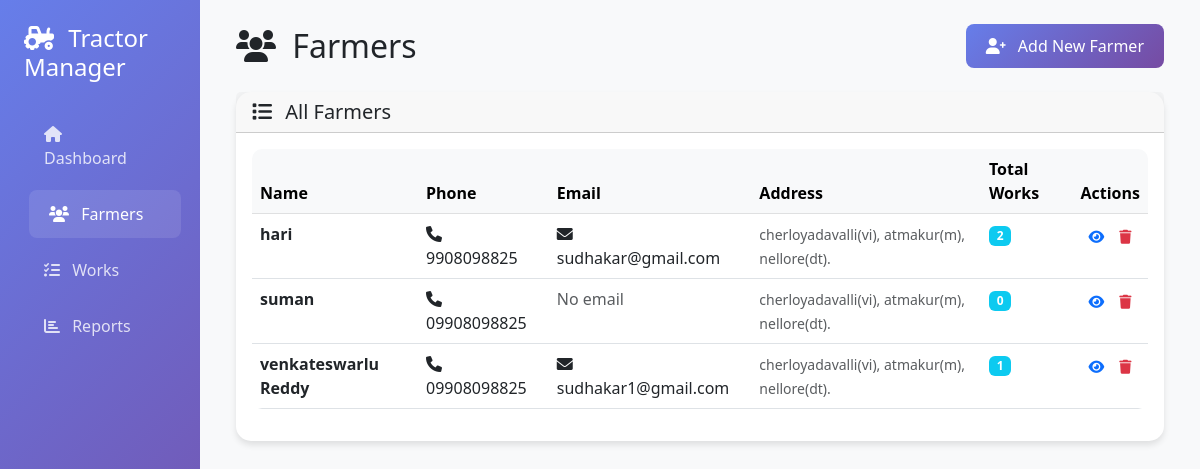
Before: /farmers with the older database file.
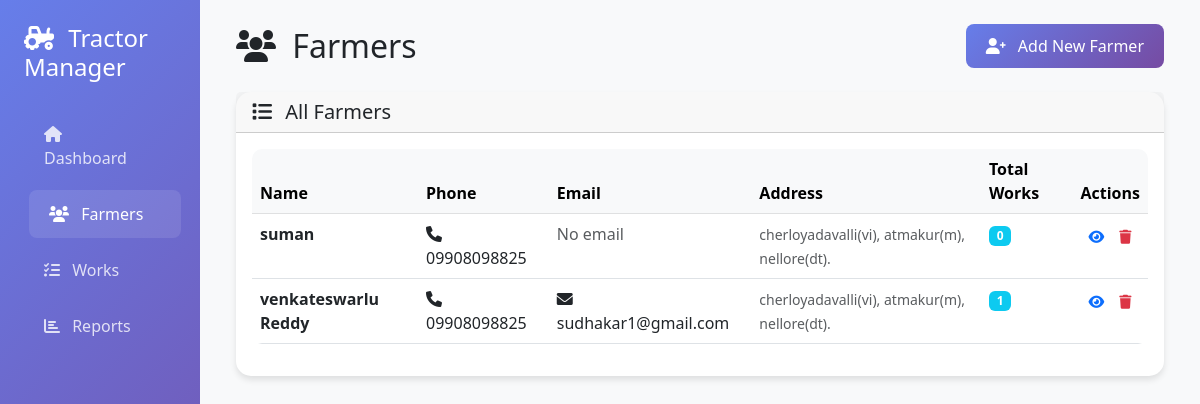
After: the same page with the newer database file.
### app.py (models this page shows)
class Farmer(db.Model):
    id = db.Column(db.Integer, primary_key=True)
    name = db.Column(db.String(100), nullable=False)
    phone = db.Column(db.String(20), nullable=False)
    email = db.Column(db.String(120), unique=True, nullable=True)
    address = db.Column(db.Text, nullable=False)
    created_at = db.Column(db.DateTime, default=datetime.utcnow)
    works = db.relationship('TractorWork', backref='farmer', lazy=True)

### app.py (the view)
@app.route('/farmers')
def farmers():
    farmers_list = Farmer.query.order_by(Farmer.name).all()
    return render_template('farmers.html', farmers=farmers_list)

### templates/farmers.html (shortened to what this page needs)
{% extends "base.html" %}
{% block content %}
<div class="row mb-4">
    <div class="col-12 d-flex justify-content-between align-items-center">
        <h2 class="mb-0">
            <i class="fas fa-users me-2"></i>
            Farmers
        </h2>
        <a href="{{ url_for('add_farmer') }}" class="btn btn-primary">
            <i class="fas fa-user-plus me-2"></i>
            Add New Farmer
        </a>
    </div>
</div>
<div class="row">
    <div class="col-12">
        <div class="card">
            <div class="card-header">
                <h5 class="mb-0">
                    <i class="fas fa-list me-2"></i>
                    All Farmers
                </h5>
            </div>
            <div class="card-body">
                {% if farmers %}
                <div class="table-responsive">
                    <table class="table table-hover">
                        <thead class="table-light">
                            <tr>
                                <th>Name</th>
                                <th>Phone</th>
                                <th>Email</th>
                                <th>Address</th>
                                <th>Total Works</th>
                                <th>Actions</th>
                            </tr>
                        </thead>
                        <tbody>
                            {% for farmer in farmers %}
                            <tr>
                                <td>
                                    <strong>{{ farmer.name }}</strong>
                                </td>
                                <td>
                                    <i class="fas fa-phone me-1"></i>
                                    {{ farmer.phone }}
                                </td>
                                <td>
                                    {% if farmer.email %}
                                    <i class="fas fa-envelope me-1"></i>
                                    {{ farmer.email }}
                                    {% else %}
                                    <span class="text-muted">No email</span>
                                    {% endif %}
                                </td>
                                <td>
                                    <small class="text-muted">{{ farmer.address[:50] }}</small>
                                </td>
                                <td>
                                    <span class="badge bg-info">{{ farmer.works|length }}</span>
                                </td>
                                <td>
                                    <div class="btn-group" role="group">
                                        <a href="{{ url_for('farmer_detail', farmer_id=farmer.id) }}"
                                            class="btn btn-sm btn-outline-primary" title="View Details">
                                            <i class="fas fa-eye"></i>
                                        </a>
                                        <button type="button" class="btn btn-sm btn-outline-danger delete-farmer-btn"
                                            data-farmer-name="{{ farmer.name }}" data-farmer-id="{{ farmer.id }}"
                                            title="Delete Farmer">
                                            <i class="fas fa-trash"></i>
                                        </button>
                                    </div>
                                </td>
                            </tr>
                            {% endfor %}
                        </tbody>
                    </table>
                </div>
                {% endif %}
            </div>
        </div>
    </div>
</div>
{% endblock %}

Changed rows visible on the page:
removed Farmer: name "hari", phone "9908098825", email "sudhakar@gmail.com", address "cherloyadavalli(vi), atmakur(m), nellore(dt).", works|length "2"
